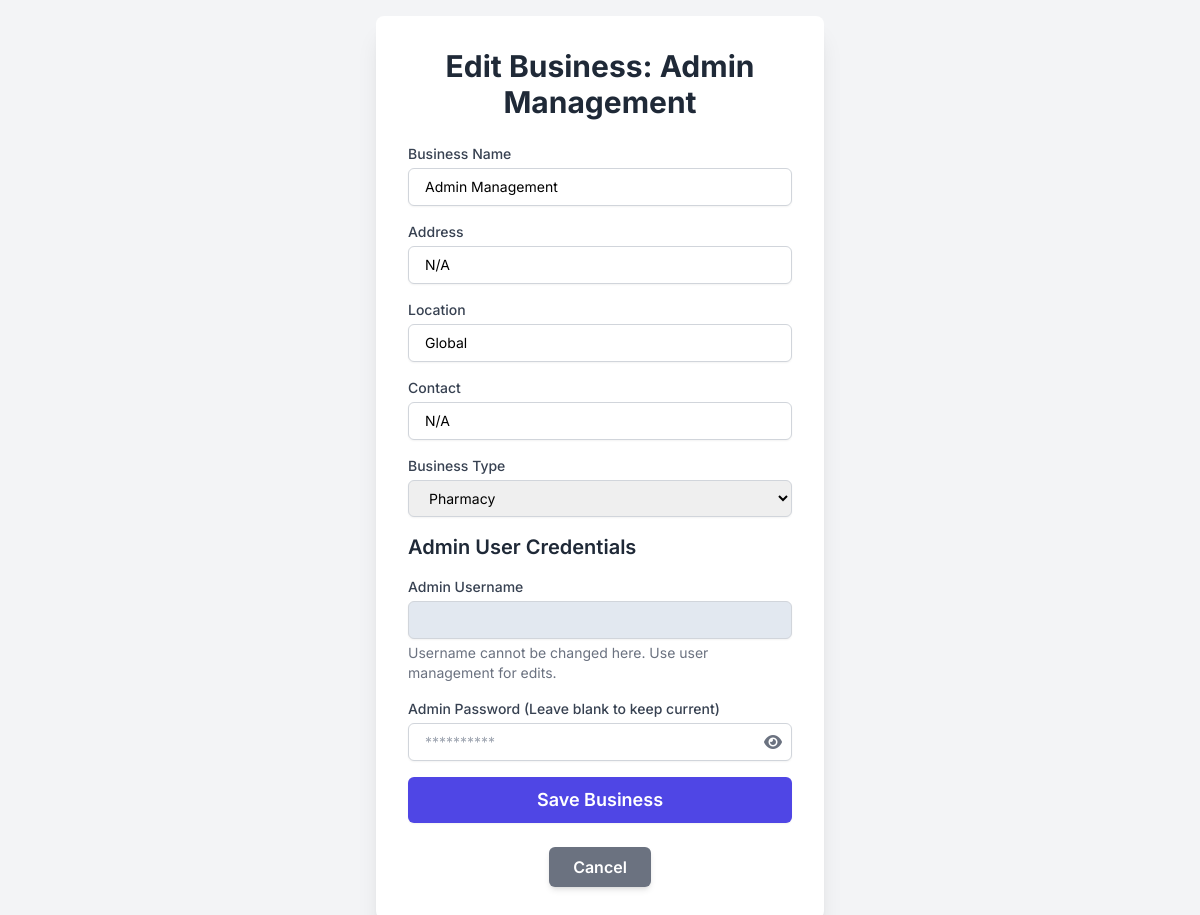
Screenshot of /super_admin/edit_business/eae876ef-5aaa-4283-9738-03da0a0ad6a5 (signed in) with the database file from the repository.
### models.py (models this page shows, shortened)
class Business(db.Model):
    __tablename__ = 'businesses'
    id = db.Column(db.String(36), primary_key=True, default=lambda: str(uuid.uuid4()))
    name = db.Column(db.String(100), unique=True, nullable=False)
    type = db.Column(db.String(50), nullable=False)
    address = db.Column(db.String(200), nullable=True)
    location = db.Column(db.String(100), nullable=True)
    contact = db.Column(db.String(50), nullable=True)
    email = db.Column(db.String(120), nullable=True)
    is_active = db.Column(db.Boolean, default=True)
    last_synced_at = db.Column(db.DateTime, default=datetime.utcnow)
    remote_id = db.Column(db.String(36), nullable=True)
    users = db.relationship('User', back_populates='business', lazy=True)
    inventory_items = db.relationship('InventoryItem', back_populates='business', lazy=True)
    sales_records = db.relationship('SalesRecord', back_populates='business', lazy=True)
    rental_records = db.relationship('RentalRecord', back_populates='business', lazy=True)
    creditors = db.relationship('Creditor', back_populates='business', lazy=True)
    debtors = db.relationship('Debtor', back_populates='business', lazy=True)
    hirable_items = db.relationship('HirableItem', back_populates='business', lazy=True)
    future_orders = db.relationship('FutureOrder', back_populates='business', lazy=True)
    company_transactions = db.relationship('CompanyTransaction', back_populates='business', lazy=True)

### app.py (the view, shortened to what this page needs)
    @app.route('/super_admin/edit_business/<string:business_id>', methods=['GET', 'POST'])
    @login_required # Ensure user is logged in
    @roles_required('super_admin', 'admin') # Allow both super_admin and admin to access
    def edit_business(business_id):
        business_to_edit = Business.query.get_or_404(business_id)
        initial_admin_user = User.query.filter_by(business_id=business_id, role='admin').first()
        business_types = ['Pharmacy', 'Hardware', 'Supermarket', 'Provision Store', 'Other']
        business_data_for_form = {
            'id': business_to_edit.id, # Ensure ID is passed back for URL if needed
            'name': business_to_edit.name,
            'address': business_to_edit.address,
            'location': business_to_edit.location,
            'contact': business_to_edit.contact,
            'type': business_to_edit.type,
            'initial_admin_username': initial_admin_user.username if initial_admin_user else '',
            'initial_admin_password': ''
        }
        return render_template('add_edit_business.html', title=f'Edit Business: {business_to_edit.name}',
                            business=business_data_for_form,
                            business_types=business_types,
                            current_year=datetime.now().year,
                            user_role=current_user.role) # Pass current_user.role, not session.get('role')

### templates/add_edit_business.html (shortened to what this page needs)
<!DOCTYPE html>
<html lang="en">
<head>
    <script src="https://cdn.tailwindcss.com"></script>
    <link rel="stylesheet" href="https://cdnjs.cloudflare.com/ajax/libs/font-awesome/6.0.0-beta3/css/all.min.css">
</head>
<body class="flex items-center justify-center min-h-screen p-4 bg-gray-100">
    <div class="bg-white p-8 rounded-lg shadow-xl w-full max-w-md">
        <h2 class="text-3xl font-bold text-center text-gray-800 mb-6">{{ title }}</h2>
        <form action="" method="POST" class="space-y-4">
            <div>
                <label for="business_name" class="block text-sm font-medium text-gray-700">Business Name</label>
                <input
                    type="text"
                    id="business_name"
                    name="business_name"
                    value="{{ business.name if business else '' }}"
                    required
                    class="mt-1 block w-full px-4 py-2 border border-gray-300 rounded-md shadow-sm focus:ring-indigo-500 focus:border-indigo-500 sm:text-sm"
                >
            </div>
            <div>
                <label for="business_address" class="block text-sm font-medium text-gray-700">Address</label>
                <input
                    type="text"
                    id="business_address"
                    name="business_address"
                    value="{{ business.address if business else '' }}"
                    class="mt-1 block w-full px-4 py-2 border border-gray-300 rounded-md shadow-sm focus:ring-indigo-500 focus:border-indigo-500 sm:text-sm"
                >
            </div>
            <div>
                <label for="business_location" class="block text-sm font-medium text-gray-700">Location</label>
                <input
                    type="text"
                    id="business_location"
                    name="business_location"
                    value="{{ business.location if business else '' }}"
                    class="mt-1 block w-full px-4 py-2 border border-gray-300 rounded-md shadow-sm focus:ring-indigo-500 focus:border-indigo-500 sm:text-sm"
                >
            </div>
            <div>
                <label for="business_contact" class="block text-sm font-medium text-gray-700">Contact</label>
                <input
                    type="text"
                    id="business_contact"
                    name="business_contact"
                    value="{{ business.contact if business else '' }}"
                    class="mt-1 block w-full px-4 py-2 border border-gray-300 rounded-md shadow-sm focus:ring-indigo-500 focus:border-indigo-500 sm:text-sm"
                >
            </div>
            <div>
                <label for="business_type" class="block text-sm font-medium text-gray-700">Business Type</label>
                <select
                    id="business_type"
                    name="business_type"
                    required
                    class="mt-1 block w-full px-4 py-2 border border-gray-300 rounded-md shadow-sm focus:ring-indigo-500 focus:border-indigo-500 sm:text-sm"
                >
                    {% for type_option in business_types %}
                        <option value="{{ type_option }}" {% if business and business.type == type_option %}selected{% endif %}>{{ type_option }}</option>
                    {% endfor %}
                </select>
            </div>
            <h3 class="text-xl font-semibold mt-6 mb-4 text-gray-800">Admin User Credentials</h3>
            <div>
                <label for="admin_username" class="block text-sm font-medium text-gray-700">Admin Username</label>
                <input
                    type="text"
                    id="admin_username"
                    name="admin_username"
                    value="{{ business.initial_admin_username if business and business.initial_admin_username else '' }}"
                    class="mt-1 block w-full px-4 py-2 border border-gray-300 rounded-md shadow-sm sm:text-sm
                           {% if business %} input-readonly {% endif %}"
                    {% if business %}readonly{% else %}required{% endif %}
                >
                {% if business %}
                    <p class="mt-1 text-sm text-gray-500">Username cannot be changed here. Use user management for edits.</p>
                {% endif %}
            </div>
            <div>
                <label for="admin_password" class="block text-sm font-medium text-gray-700">
                    {% if business %}Admin Password (Leave blank to keep current){% else %}Admin Password{% endif %}
                </label>
                <div class="relative">
                    <input
                        type="password"
                        id="admin_password"
                        name="admin_password"
                        class="mt-1 block w-full px-4 py-2 border border-gray-300 rounded-md shadow-sm focus:ring-indigo-500 focus:border-indigo-500 sm:text-sm pr-10"
                        placeholder="{% if business %}**********{% else %}Enter password for new admin{% endif %}"
                    >
                    <span class="password-toggle" onclick="togglePasswordVisibility('admin_password', this)">
                        <i class="fas fa-eye"></i>
                    </span>
                </div>
            </div>
            <button
                type="submit"
                class="w-full flex justify-center py-2 px-4 border border-transparent rounded-md shadow-sm text-lg font-semibold text-white bg-indigo-600 hover:bg-indigo-700 focus:outline-none focus:ring-2 focus:ring-offset-2 focus:ring-indigo-500 transition duration-150 ease-in-out"
            >
                Save Business
            </button>
        </form>
        <div class="mt-6 text-center">
            <a href="{{ url_for('super_admin_dashboard') }}"
               class="inline-block bg-gray-500 hover:bg-gray-600 text-white font-semibold py-2 px-6 rounded-md shadow-md transition duration-150 ease-in-out"
            >
                Cancel
            </a>
        </div>
    </div>
</body>
</html>

### templates/add_edit_business.html (style rules this page uses)
body { font-family: 'Inter', sans-serif; background-color: #f0f2f5; }
.input-readonly { background-color: #e2e8f0; cursor: not-allowed; }
.password-toggle { position: absolute; right: 10px; top: 50%; transform: translateY(-50%); cursor: pointer; color: #6b7280; }

### rows the page displays
Business: business_name "Admin Management", business_address "N/A", business_location "Global", business_contact "N/A"

### other values shown
{{ title }} "Edit Business: Admin Management"
form field business_type "Pharmacy"
